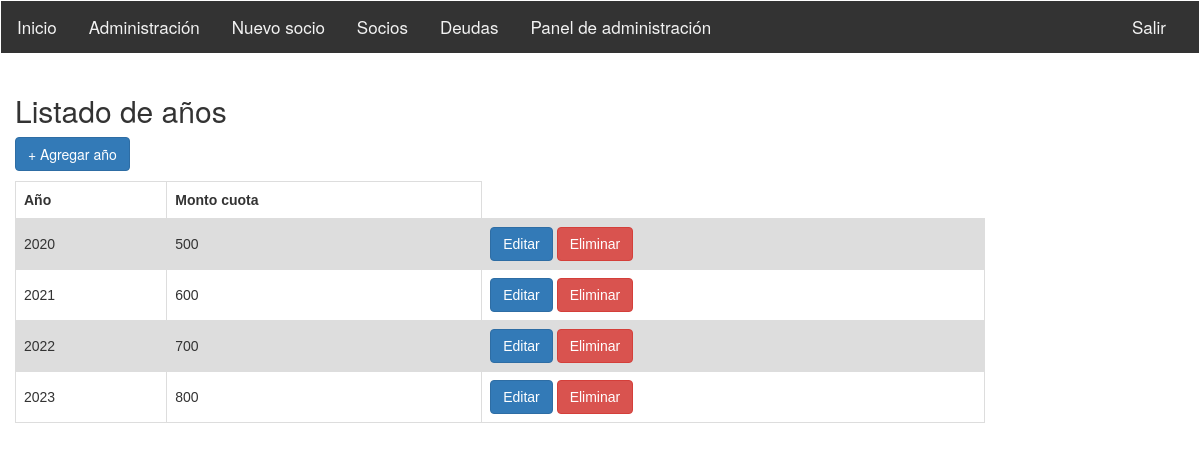
/index/listadoanio (signed in), run on an earlier commit of the app's database.
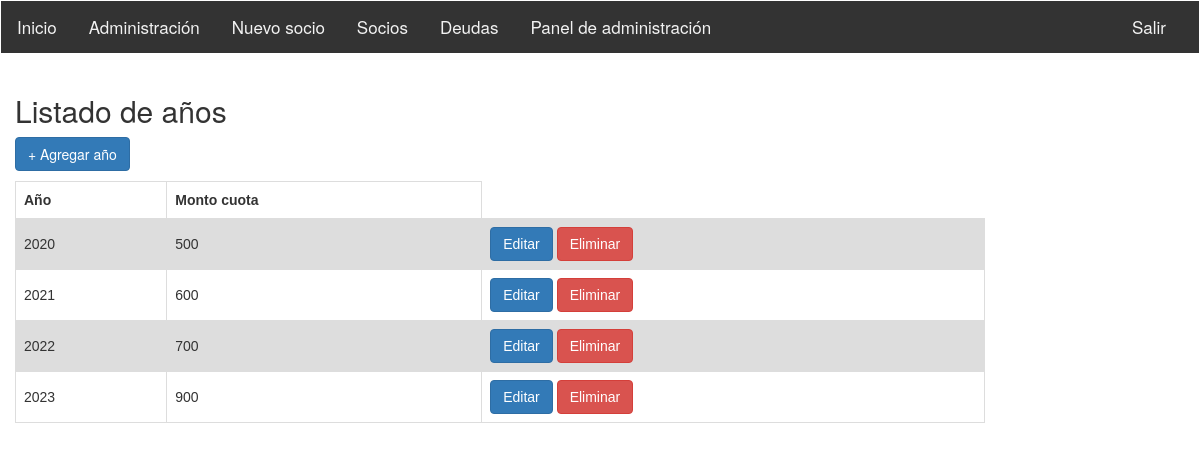
And on a later commit of the database.
### sistemasocioscap/models.py (models this page shows)
class Anio(models.Model):
	anio = models.CharField(max_length = 200)
	monto_cuota = models.IntegerField (null=True)

### sistemasocioscap/views.py (the view)
class AnioList(ListView):
    model = Anio
    template_name = 'anio_listado.html'

### sistemasocioscap/templates/anio_listado.html (shortened to what this page needs)
{% extends "base_generic.html" %}
{% block content %}
<h2>Listado de años</h2>
<a class="btn btn-primary" href="{% url 'anio_crear'%}">+ Agregar año </a>
<table class="tablasocios" style="">
  {% if object_list %}
  <tr>
    <th scope="row">Año</th>
    <th>Monto cuota</th>
  </tr>
  {% for anio in object_list %}
  <tr>
    <td>{{anio.anio}}</td>
    <td>{{anio.monto_cuota}}</td>
    <td>
    <a class="btn btn-primary" href="{% url 'anio_editar' anio.id %}">Editar</a>
    <a class="btn btn-danger" href="{% url 'anio_eliminar' anio.id %}">Eliminar</a>
    </td>
  </tr>
  {% endfor %}
  {% else %}
  <h4>No exisen registros de anio</h4>
  {% endif %}
</table>
{% endblock %}
{% load static %}

What changed in the data, as far as the page shows it:
changed Anio (number 4 of 4 on the later page): monto_cuota "800" → "900"
